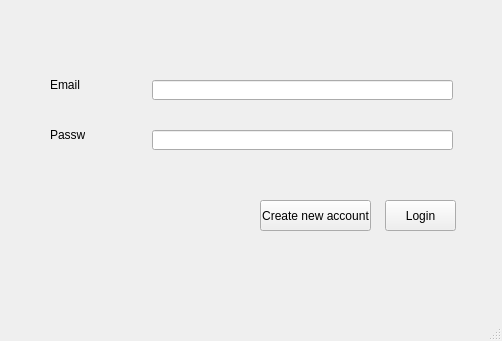
<?xml version="1.0" encoding="UTF-8"?>
<ui version="4.0">
 <class>MainWindow</class>
 <widget class="QMainWindow" name="MainWindow">
  <property name="geometry">
   <rect>
    <x>0</x>
    <y>0</y>
    <width>502</width>
    <height>341</height>
   </rect>
  </property>
  <property name="windowTitle">
   <string>MainWindow</string>
  </property>
  <widget class="QWidget" name="centralwidget">
   <widget class="QLabel" name="label">
    <property name="geometry">
     <rect>
      <x>50</x>
      <y>80</y>
      <width>35</width>
      <height>10</height>
     </rect>
    </property>
    <property name="text">
     <string>Email</string>
    </property>
   </widget>
   <widget class="QLabel" name="label_2">
    <property name="geometry">
     <rect>
      <x>50</x>
      <y>130</y>
      <width>35</width>
      <height>10</height>
     </rect>
    </property>
    <property name="text">
     <string>Password</string>
    </property>
   </widget>
   <widget class="QLineEdit" name="lineEdit">
    <property name="geometry">
     <rect>
      <x>152</x>
      <y>80</y>
      <width>301</width>
      <height>20</height>
     </rect>
    </property>
   </widget>
   <widget class="QLineEdit" name="lineEdit_2">
    <property name="geometry">
     <rect>
      <x>152</x>
      <y>130</y>
      <width>301</width>
      <height>20</height>
     </rect>
    </property>
   </widget>
   <widget class="QPushButton" name="pushButton">
    <property name="geometry">
     <rect>
      <x>260</x>
      <y>200</y>
      <width>111</width>
      <height>31</height>
     </rect>
    </property>
    <property name="text">
     <string>Create new account</string>
    </property>
   </widget>
   <widget class="QPushButton" name="pushButton_2">
    <property name="geometry">
     <rect>
      <x>385</x>
      <y>200</y>
      <width>71</width>
      <height>31</height>
     </rect>
    </property>
    <property name="text">
     <string>Login</string>
    </property>
   </widget>
  </widget>
  <widget class="QMenuBar" name="menubar">
   <property name="geometry">
    <rect>
     <x>0</x>
     <y>0</y>
     <width>502</width>
     <height>18</height>
    </rect>
   </property>
  </widget>
  <widget class="QStatusBar" name="statusbar"/>
 </widget>
 <resources/>
 <connections/>
</ui>
